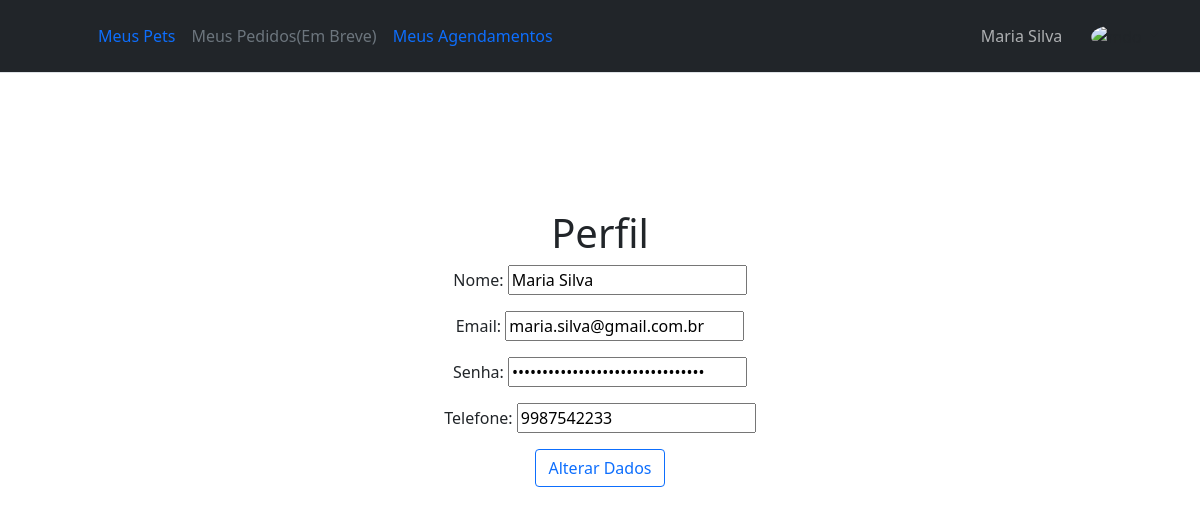
Page /perfil.php (signed in) on the committed database.
### tables this page shows
CREATE TABLE `tutores` (
  `TutorID` int(10) UNSIGNED NOT NULL,
  `TutorNome` varchar(80) NOT NULL,
  `TutorEmail` varchar(100) NOT NULL,
  `TutorPassword` varchar(50) NOT NULL,
  `TutorTelefone` varchar(20) DEFAULT NULL,
  `TutorFoto` varchar(255) NOT NULL
);

### app/UsuarioDAO.php (called while the page is built, shortened)
<?php
class ClassUsuarioDAO {
    public function listarTutor($novoUsuario) {
        try {
            $pdo = Conexao::getInstance($novoUsuario);
            $sql = "SELECT * FROM tutores WHERE TutorEmail = ?";
            $stmt = $pdo->prepare($sql);
            $stmt->bindValue(1, $novoUsuario->getEmail());
            $stmt->execute();
            return $stmt->fetch(PDO::FETCH_ASSOC);
        } catch (PDOException $erro) {
            return $erro->getMessage();
        }
	}
}
?>

### app/Usuarios.php (called while the page is built, shortened)
<?php
class UsuarioTutor{
    private $email;
    function getEmail() {
        return $this->email;
    }
    function setEmail($email) {
        $this->email = $email;
    }
}

### perfil.php (the view, shortened to what this page needs)
<?php
    if (isset($_SESSION['nome'])) {
        require_once ("app/Usuarios.php");
        require_once ("app/UsuarioDAO.php");
?>
<!doctype html>
<html lang="en">
  <head>
  <link href="bootstrap-5.1.3-dist/css/bootstrap.css" rel="stylesheet">
  </head>
  <center>
  <body>
        <?php
            $id = $_SESSION['id'] ?? '';
            $email = $_SESSION['email'] ?? '';
            $tutor = new UsuarioTutor;
            $tutor->setID($id);
            $tutor->setEmail($email);
            $consultarTutor = new ClassUsuarioDAO;
            $resultadoTutor = $consultarTutor->listarTutor($tutor);
        ?>
        <?php require_once("navbar_logado.php") ?>
        <br><br><br><br><br>
        <h1>Perfil</h1>
        <p>Nome: <input readonly value="<?php echo $resultadoTutor['TutorNome'];?>" ></p>
        <p>Email: <input readonly value="<?php echo $resultadoTutor['TutorEmail'];?>" ></p>
        <p>Senha: <input readonly type="password" value="<?php echo $resultadoTutor['TutorPassword'];?>" ></p>
        <p>Telefone: <input readonly value="<?php echo $resultadoTutor['TutorTelefone'];?>" ></p>
        <button class="btn btn-outline-primary">Alterar Dados</button>
  </body>
  </center>
</html>
<?php }else{
    header("Location: logout.php");
} ?>

### navbar_logado.php (shortened to what this page needs)
<header class="p-3 mb-3 border-bottom bg-dark">
    <div class="container">
      <div class="d-flex flex-wrap align-items-center justify-content-center justify-content-lg-start">
        <a href="/" class="d-flex align-items-center mb-2 mb-lg-0 text-dark text-decoration-none">
          <svg class="bi me-2" width="40" height="32" role="img" aria-label="Bootstrap"><use xlink:href="#bootstrap"/></svg>
        </a>
        <ul class="nav col-12 col-lg-auto text-light me-lg-auto mb-2 justify-content-center mb-md-0">
          <li><a href="index.php" class="nav-link px-2">Meus Pets</a></li>
          <li><a href="#" class="nav-link px-2 disabled">Meus Pedidos(Em Breve)</a></li>
          <li><a href="agendamento.php" class="nav-link px-2">Meus Agendamentos</a></li>
        </ul>
        <form class="col-12 col-lg-auto mb-3 mb-lg-0 me-lg-3">
          <button class="btn disabled text-light"><?php echo $resultadoTutor['TutorNome']; ?></button>
        </form>
        <div class="dropdown text-end">
          <a href="#" class="d-block link-dark text-decoration-none dropdown-toggle" id="dd1" data-bs-toggle="dropdown" aria-expanded="false">
            <img src="uploads/tutores/<?php echo $resultadoTutor['TutorFoto']; ?>" alt="mdo" width="32" height="32" class="rounded-circle">
          </a>
        </div>
      </div>
    </div>
  </header>

### rows in the picture
tutores: TutorNome "Maria Silva", TutorEmail "maria.silva@gmail.com.br", TutorTelefone "9987542233"
